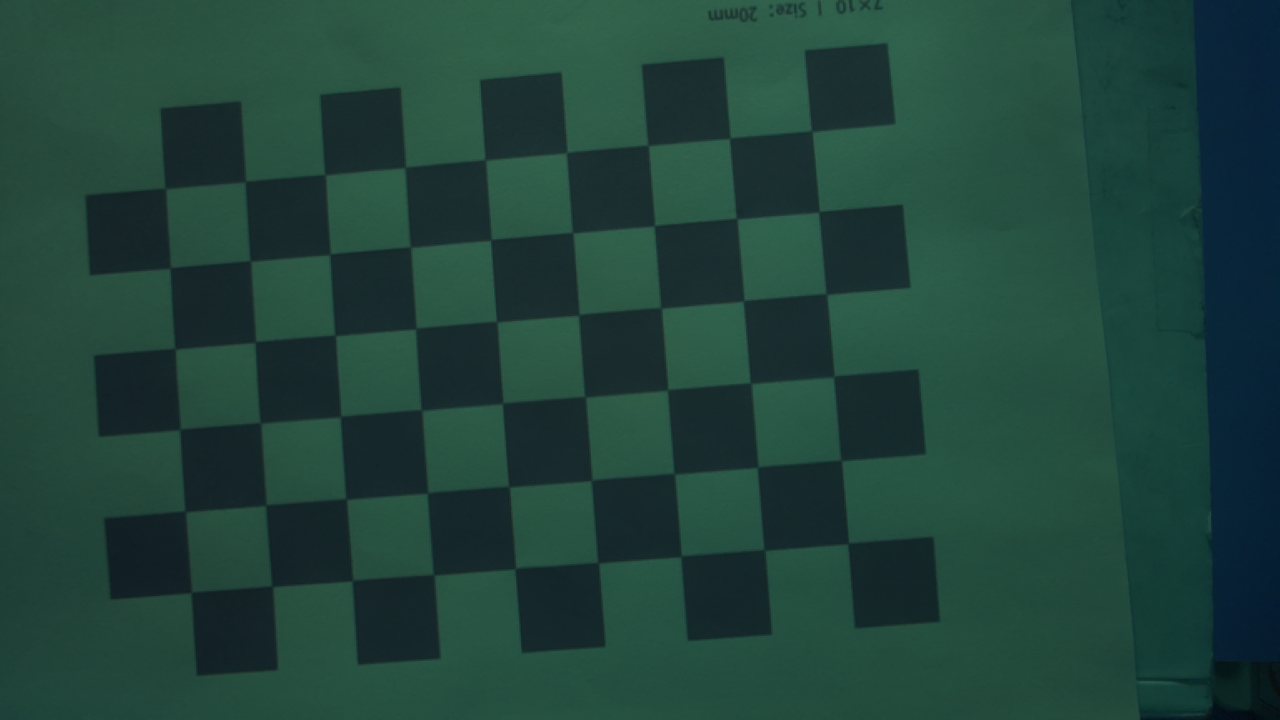
#> input picture calibracion/calibracion_imgs/img_0002.png, 1280 x 720 px; its folder holds 3 pictures in this run
$ python calibrar_desde_imagenes.py
#> lines starting #> are read from the running program, lines starting #| are printed output that depends on the picture; after the words box and inside, x2 and y2 are one past the last pixel; in counts of white or black regions, pixels touching at a corner belong together; long printed decimals are rounded
#!/usr/bin/env python3
# -*- coding: utf-8 -*-

from __future__ import annotations

import argparse
import json
import pickle
from datetime import datetime
from pathlib import Path
import sys
from typing import Optional

import cv2
import numpy as np

REPO_ROOT = Path(__file__).resolve().parents[2]
if str(REPO_ROOT) not in sys.path:
    sys.path.insert(0, str(REPO_ROOT))

from vision import DEFAULT_CALIBRATION_PATH, DEFAULT_CAPTURE_DIR

DEFAULT_PATTERN_COLS = 9
DEFAULT_PATTERN_ROWS = 6
DEFAULT_SQUARE_SIZE_MM = 20.0
DEFAULT_OUTPUT_PATH = DEFAULT_CALIBRATION_PATH
DEFAULT_IMAGE_DIR = DEFAULT_CAPTURE_DIR
DEFAULT_REPORT_PATH = DEFAULT_OUTPUT_PATH.parent / "last_calibration_report.json"


def parse_args() -> argparse.Namespace:
    parser = argparse.ArgumentParser(description="Calibra la camara desde imagenes guardadas del tablero.")
    parser.add_argument("--image-dir", default=str(DEFAULT_IMAGE_DIR))
    parser.add_argument("--pattern-cols", type=int, default=DEFAULT_PATTERN_COLS)
    parser.add_argument("--pattern-rows", type=int, default=DEFAULT_PATTERN_ROWS)
    parser.add_argument("--square-size", type=float, default=DEFAULT_SQUARE_SIZE_MM)
    parser.add_argument("--output", default=str(DEFAULT_OUTPUT_PATH))
    parser.add_argument("--report", default=str(DEFAULT_REPORT_PATH))
    parser.add_argument(
        "--allow-tangential-distortion",
        action="store_true",
        help="Permite estimar p1/p2. Por defecto se fijan a 0 para evitar soluciones irreales.",
    )
    parser.add_argument(
        "--enable-k3",
        action="store_true",
        help="Permite estimar k3. Por defecto se fija a 0 para estabilizar la calibracion.",
    )
    parser.add_argument("--show", action="store_true", help="Muestra la deteccion en cada imagen.")
    return parser.parse_args()


def build_object_points(pattern_size: tuple[int, int], square_size_mm: float) -> np.ndarray:
    pattern_cols, pattern_rows = pattern_size
    obj_points = np.zeros((pattern_cols * pattern_rows, 3), np.float32)
    grid = np.mgrid[0:pattern_cols, 0:pattern_rows].T.reshape(-1, 2)
    obj_points[:, :2] = grid * float(square_size_mm)
    return obj_points


def save_calibration(
    output_path: Path,
    camera_matrix: np.ndarray,
    dist_coeffs: np.ndarray,
    image_size: tuple[int, int],
    rms_error: float,
    pattern_size: tuple[int, int],
    square_size_mm: float,
) -> None:
    payload = {
        "mtx": camera_matrix,
        "dist": dist_coeffs,
        "image_width": int(image_size[0]),
        "image_height": int(image_size[1]),
        "rms": float(rms_error),
        "pattern_cols": int(pattern_size[0]),
        "pattern_rows": int(pattern_size[1]),
        "square_size": float(square_size_mm),
    }

    suffix = output_path.suffix.lower()
    if suffix in {".yaml", ".yml"}:
        fs = cv2.FileStorage(str(output_path), cv2.FILE_STORAGE_WRITE)
        if not fs.isOpened():
            raise RuntimeError(f"No se pudo abrir el archivo de salida: {output_path}")
        for key, value in payload.items():
            fs.write(key, value)
        fs.release()
        return

    if suffix == ".pkl":
        with output_path.open("wb") as handle:
            pickle.dump(payload, handle)
        return

    raise ValueError("La salida debe terminar en .yaml, .yml o .pkl")


def save_legacy_pickle_outputs(output_dir: Path, camera_matrix: np.ndarray, dist_coeffs: np.ndarray) -> None:
    output_dir.mkdir(parents=True, exist_ok=True)
    with (output_dir / "calibration.pkl").open("wb") as handle:
        pickle.dump((camera_matrix, dist_coeffs), handle)
    with (output_dir / "cameraMatrix.pkl").open("wb") as handle:
        pickle.dump(camera_matrix, handle)
    with (output_dir / "dist.pkl").open("wb") as handle:
        pickle.dump(dist_coeffs, handle)


def save_calibration_report(
    report_path: Path,
    image_dir: Path,
    output_path: Path,
    pattern_size: tuple[int, int],
    square_size_mm: float,
    image_paths: list[Path],
    valid_image_paths: list[Path],
    invalid_images: list[dict[str, str]],
    rms_error: float,
) -> None:
    payload = {
        "generated_at": datetime.now().isoformat(timespec="seconds"),
        "image_dir": str(image_dir),
        "output_path": str(output_path),
        "pattern_cols": int(pattern_size[0]),
        "pattern_rows": int(pattern_size[1]),
        "square_size_mm": float(square_size_mm),
        "total_images": len(image_paths),
        "valid_images": [str(path) for path in valid_image_paths],
        "invalid_images": invalid_images,
        "rms": float(rms_error),
    }
    report_path.parent.mkdir(parents=True, exist_ok=True)
    with report_path.open("w", encoding="utf-8") as handle:
        json.dump(payload, handle, indent=2)


def adaptive_threshold(gray: np.ndarray) -> np.ndarray:
    return cv2.adaptiveThreshold(
        gray,
        255,
        cv2.ADAPTIVE_THRESH_GAUSSIAN_C,
        cv2.THRESH_BINARY,
        31,
        5,
    )


def build_detection_attempts(gray: np.ndarray) -> list[tuple[str, np.ndarray]]:
    clahe = cv2.createCLAHE(clipLimit=2.0, tileGridSize=(8, 8))
    clahe_gray = clahe.apply(gray)
    adaptive = adaptive_threshold(gray)
    return [
        ("gray", gray),
        ("equalized", cv2.equalizeHist(gray)),
        ("clahe", clahe_gray),
        ("adaptive", adaptive),
        ("inverted", cv2.bitwise_not(gray)),
        ("adaptive-inverted", cv2.bitwise_not(adaptive)),
        ("gaussian", cv2.GaussianBlur(gray, (5, 5), 0)),
        ("clahe-gaussian", cv2.GaussianBlur(clahe_gray, (5, 5), 0)),
    ]


def resize_candidate(image: np.ndarray, scale: float) -> np.ndarray:
    if abs(scale - 1.0) <= 1e-6:
        return image
    return cv2.resize(image, None, fx=scale, fy=scale, interpolation=cv2.INTER_LINEAR)


def rescale_corners(corners: np.ndarray, scale: float) -> np.ndarray:
    if abs(scale - 1.0) <= 1e-6:
        return corners
    return np.asarray(corners, dtype=np.float32) / float(scale)


def build_calibration_flags(args: argparse.Namespace) -> int:
    flags = 0
    if not args.allow_tangential_distortion:
        flags |= cv2.CALIB_ZERO_TANGENT_DIST
    if not args.enable_k3:
        flags |= cv2.CALIB_FIX_K3
    return flags


def detect_chessboard(gray: np.ndarray, pattern_size: tuple[int, int], criteria: tuple[int, int, float]) -> tuple[bool, Optional[np.ndarray], str]:
    attempts = build_detection_attempts(gray)
    classic_flags = cv2.CALIB_CB_ADAPTIVE_THRESH + cv2.CALIB_CB_NORMALIZE_IMAGE + cv2.CALIB_CB_FILTER_QUADS
    sb_flags = cv2.CALIB_CB_NORMALIZE_IMAGE + cv2.CALIB_CB_EXHAUSTIVE + cv2.CALIB_CB_ACCURACY

    for scale in (1.0, 1.5):
        for method_name, candidate in attempts:
            candidate_scaled = resize_candidate(candidate, scale)
            found, corners = cv2.findChessboardCorners(candidate_scaled, pattern_size, classic_flags)
            if found:
                corners = rescale_corners(corners, scale)
                refined = cv2.cornerSubPix(gray, corners, (11, 11), (-1, -1), criteria)
                return True, refined, f"classic-{method_name}-x{scale:.1f}"

    if hasattr(cv2, "findChessboardCornersSB"):
        for scale in (1.0, 1.5):
            for method_name, candidate in attempts:
                candidate_scaled = resize_candidate(candidate, scale)
                found, corners = cv2.findChessboardCornersSB(candidate_scaled, pattern_size, sb_flags)
                if found:
                    corners = rescale_corners(corners, scale)
                    refined = cv2.cornerSubPix(gray, corners, (11, 11), (-1, -1), criteria)
                    return True, refined, f"sb-{method_name}-x{scale:.1f}"

    return False, None, "none"


def calibration_warnings(
    camera_matrix: np.ndarray,
    dist_coeffs: np.ndarray,
    image_size: tuple[int, int],
    rms_error: float,
) -> list[str]:
    width, height = image_size
    max_dim = float(max(width, height))
    fx = float(camera_matrix[0, 0])
    fy = float(camera_matrix[1, 1])
    cx = float(camera_matrix[0, 2])
    cy = float(camera_matrix[1, 2])
    dist_flat = np.asarray(dist_coeffs, dtype=np.float64).ravel()

    warnings: list[str] = []

    if not np.isfinite(camera_matrix).all() or not np.isfinite(dist_flat).all():
        warnings.append("Hay valores no finitos en mtx/dist.")
        return warnings

    if fx <= 0.0 or fy <= 0.0:
        warnings.append("La distancia focal estimada es no positiva.")
    if fx > 5.0 * max_dim or fy > 5.0 * max_dim:
        warnings.append(
            f"La focal estimada es muy grande para la resolucion ({fx:.1f}, {fy:.1f} px para {width}x{height})."
        )
    if fx < 0.3 * max_dim or fy < 0.3 * max_dim:
        warnings.append(
            f"La focal estimada es muy pequena para la resolucion ({fx:.1f}, {fy:.1f} px para {width}x{height})."
        )
    if abs(cx - width / 2.0) > 0.25 * width or abs(cy - height / 2.0) > 0.25 * height:
        warnings.append(
            f"El punto principal quedo lejos del centro de imagen (cx={cx:.1f}, cy={cy:.1f})."
        )
    if min(fx, fy) > 0.0 and max(fx, fy) / min(fx, fy) > 1.2:
        warnings.append(f"Hay anisotropia alta entre fx y fy ({fx:.1f} vs {fy:.1f}).")

    k1 = float(dist_flat[0]) if len(dist_flat) > 0 else 0.0
    k2 = float(dist_flat[1]) if len(dist_flat) > 1 else 0.0
    p1 = float(dist_flat[2]) if len(dist_flat) > 2 else 0.0
    p2 = float(dist_flat[3]) if len(dist_flat) > 3 else 0.0
    k3 = float(dist_flat[4]) if len(dist_flat) > 4 else 0.0

    if abs(k1) > 1.0:
        warnings.append(f"k1 es alto ({k1:.4f}).")
    if abs(k2) > 50.0:
        warnings.append(f"k2 es muy alto ({k2:.4f}).")
    if abs(k3) > 5.0:
        warnings.append(f"k3 es alto ({k3:.4f}).")
    if abs(p1) > 0.05 or abs(p2) > 0.05:
        warnings.append(f"La distorsion tangencial parece alta (p1={p1:.4f}, p2={p2:.4f}).")
    if rms_error > 1.0:
        warnings.append(f"El RMS es alto ({rms_error:.4f} px).")

    return warnings


def main() -> int:
    args = parse_args()
    if args.pattern_cols <= 1 or args.pattern_rows <= 1:
        raise ValueError("El patron debe tener al menos 2x2 esquinas internas")
    if args.square_size <= 0:
        raise ValueError("square-size debe ser positivo")

    image_dir = Path(args.image_dir).expanduser().resolve()
    output_path = Path(args.output).expanduser().resolve()
    report_path = Path(args.report).expanduser().resolve()
    output_path.parent.mkdir(parents=True, exist_ok=True)
    image_paths = sorted(image_dir.glob("*.png")) + sorted(image_dir.glob("*.jpg")) + sorted(image_dir.glob("*.jpeg"))
    if not image_paths:
        print(f"No se encontraron imagenes en: {image_dir}")
        return 1

    pattern_size = (int(args.pattern_cols), int(args.pattern_rows))
    object_template = build_object_points(pattern_size, float(args.square_size))
    criteria = (cv2.TERM_CRITERIA_EPS + cv2.TERM_CRITERIA_MAX_ITER, 30, 0.001)

    object_points: list[np.ndarray] = []
    image_points: list[np.ndarray] = []
    valid_image_paths: list[Path] = []
    invalid_images: list[dict[str, str]] = []
    image_size: Optional[tuple[int, int]] = None

    print(f"Leyendo imagenes desde: {image_dir}")
    print(f"Patron interno usado: {pattern_size[0]}x{pattern_size[1]}")

    for image_path in image_paths:
        image = cv2.imread(str(image_path))
#> image is the input picture: shape (720, 1280, 3); mean B, G, R 58.5, 67.3, 32.2
        if image is None:
            print(f"No se pudo abrir: {image_path}")
            continue

        gray = cv2.cvtColor(image, cv2.COLOR_BGR2GRAY)
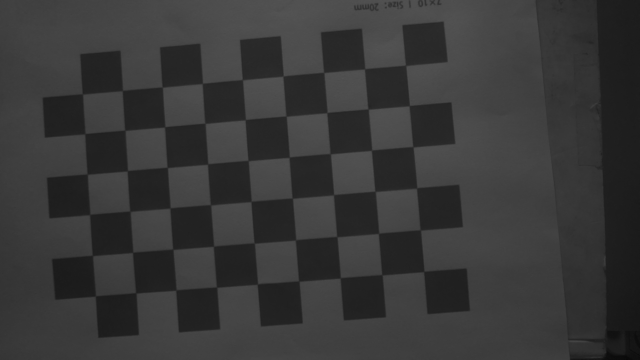
#> gray: shape (720, 1280) (shown at 1/2 size); min 7, max 86, mean 55.8
        image_size = (gray.shape[1], gray.shape[0])
        found, corners, detector_name = detect_chessboard(gray, pattern_size, criteria)
#> in build_detection_attempts, `clahe_gray = clahe.apply(gray)`:
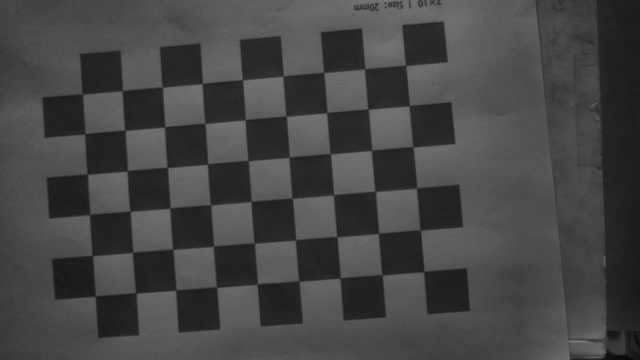
#> clahe_gray: shape (720, 1280) (shown at 1/2 size); min 5, max 126, mean 69.1
#> in adaptive_threshold, `return cv2.adaptiveThreshold( gray, 255, cv2.ADAPTIVE_THRESH_GAUSSIAN_..`:
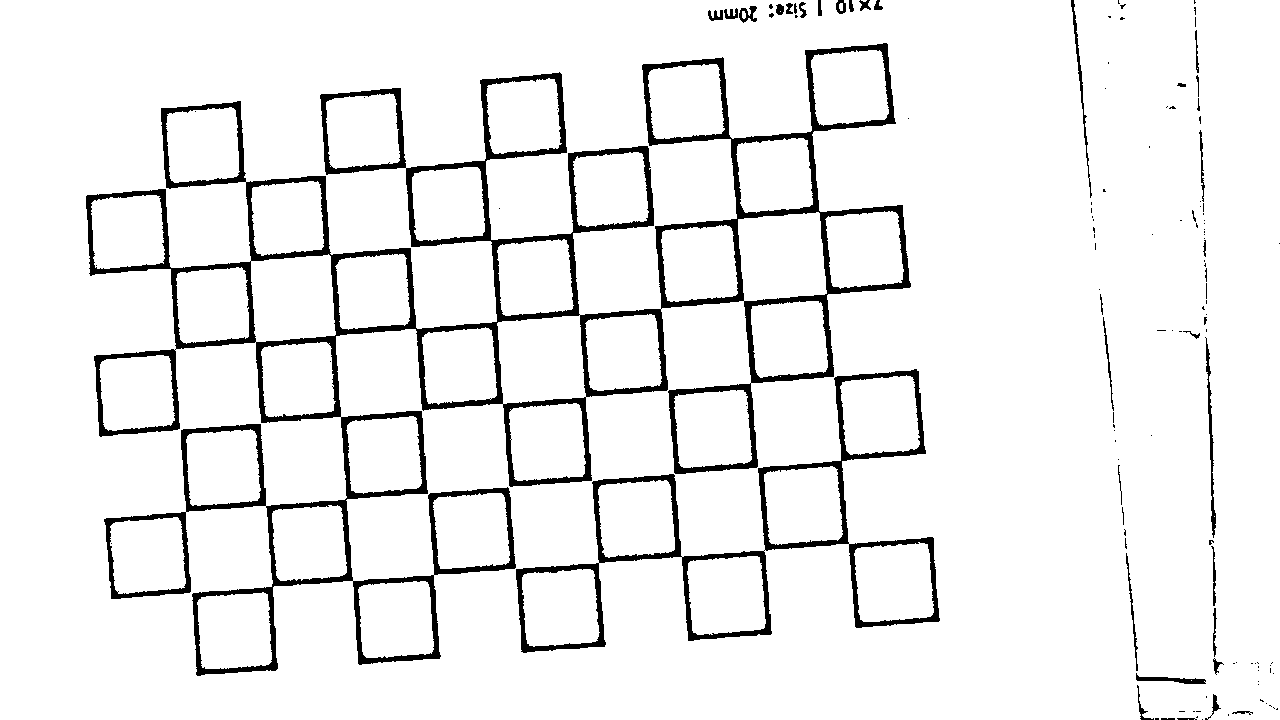
#> returned value: shape (720, 1280); 93.5% white; 133 black regions (96 under 20 px), largest, box (x1, y1, x2, y2) and area: (86, 43, 911, 676) 46680, (516, 369, 940, 653) 9578, (1205, 337, 1216, 538) 551
#> in detect_chessboard, `attempts = build_detection_attempts(gray)`: attempts = 8 items
#> found = True; corners = 54 rows, first 8: [848, 543.5], [764.5, 550.2], [680.9, 556.4], [598.2, 562.8], [515.2, 568.6], [433.8, 574.8], [352.3, 580.7], [272.3, 586.4]; detector_name = 'classic-gray-x1.0'
        if not found or corners is None:
            print(f"NO -> {image_path.name} | detector={detector_name}")
            invalid_images.append({"path": str(image_path), "detector": detector_name})
            continue

        object_points.append(object_template.copy())
        image_points.append(corners)
        valid_image_paths.append(image_path)
        print(f"OK -> {image_path.name} | detector={detector_name}")
#| OK -> img_0002.png | detector=classic-gray-x1.0

        if args.show:
            preview = image.copy()
            cv2.drawChessboardCorners(preview, pattern_size, corners, True)
            cv2.imshow("Calibracion desde imagenes", preview)
            cv2.waitKey(150)

    if args.show:
        cv2.destroyAllWindows()

    if len(image_points) < 3 or image_size is None:
        print("No hay suficientes imagenes validas para calibrar")
        return 1

    calibration_flags = build_calibration_flags(args)
    rms, camera_matrix, dist_coeffs, rvecs, tvecs = cv2.calibrateCamera(
        object_points,
        image_points,
        image_size,
        None,
        None,
        flags=calibration_flags,
    )
#> rms = 0.395; camera_matrix = [[1000.4, 0, 669.1], [0, 998.6, 391.2], [0, 0, 1]]; dist_coeffs = [[-0.0719, 0.143, 0, 0, 0]]; rvecs = ([0.0397, 0.0541, 3.06], [-0.00535, 0.0415, -0.189], [0.0582, 0.0141, 2.7]); tvecs = ([42.72, 36.4, 238], [-106.3, -48.2, 236.3], [92.16, 4.6, 227.9])
    save_calibration(
        output_path,
        camera_matrix,
        dist_coeffs,
        image_size,
        rms,
        pattern_size,
        float(args.square_size),
    )
#> in save_calibration, `payload = { "mtx": camera_matrix, "dist": dist_coeffs, "image_width": ..`: payload = {'mtx': [[1000.4, 0, 669.1], [0, 998.6, 391.2], [0, 0, 1]], 'dist': [[-0.0719, 0.143, 0, 0, 0]], 'image_width': 1280, 'image_height': 720, 'rms': 0.395, 'pattern_cols': 9, 'pattern_rows': 6, 'square_size': 20}
#> the loop in save_calibration, `for key, value in payload.items():` made 8 passes
#> (key, value) on passes 1 to 7: ('mtx', [[1000.4, 0, 669.1], [0, 998.6, 391.2], [0, 0, 1]]), ('dist', [[-0.0719, 0.143, 0, 0, 0]]), ('image_width', 1280), ('image_height', 720), ('rms', 0.395), ('pattern_cols', 9), ('pattern_rows', 6)
    save_legacy_pickle_outputs(output_path.parent, camera_matrix, dist_coeffs)
    save_calibration_report(
        report_path,
        image_dir,
        output_path,
        pattern_size,
        float(args.square_size),
        image_paths,
        valid_image_paths,
        invalid_images,
        float(rms),
    )

    print("Calibracion completada")
    print(f"Imagenes validas: {len(image_points)}/{len(image_paths)}")
#| Imagenes validas: 3/3
    print(f"RMS reprojection error: {rms:.6f}")
#| RMS reprojection error: 0.395
    print(
        "Flags usados: "
        f"ZERO_TANGENT_DIST={'ON' if not args.allow_tangential_distortion else 'OFF'} | "
        f"FIX_K3={'ON' if not args.enable_k3 else 'OFF'}"
    )
    print("Matriz de camara (mtx):")
    print(camera_matrix)
#| [[1.00044918e+03 0.00000000e+00 6.69079889e+02]
#|  [0.00000000e+00 9.98560862e+02 3.91210678e+02]
#|  [0.00000000e+00 0.00000000e+00 1.00000000e+00]]
    print("Coeficientes de distorsion (dist):")
    print(dist_coeffs.ravel())
#| [-0.07195  0.1428  0.          0.          0.        ]
    print(f"Archivo guardado en: {output_path}")
    print(f"Pickles compatibles guardados en: {output_path.parent}")
    print(f"Reporte guardado en: {report_path}")
    print(f"Vectores calculados: rvecs={len(rvecs)}, tvecs={len(tvecs)}")
#| Vectores calculados: rvecs=3, tvecs=3

    warnings = calibration_warnings(camera_matrix, dist_coeffs, image_size, float(rms))
#> in calibration_warnings, `fx = float(camera_matrix[0, 0])`: fx = 1000.4
#> in calibration_warnings, `fy = float(camera_matrix[1, 1])`: fy = 998.6
#> in calibration_warnings, `cx = float(camera_matrix[0, 2])`: cx = 669.1
#> in calibration_warnings, `cy = float(camera_matrix[1, 2])`: cy = 391.2
#> in calibration_warnings, `dist_flat = np.asarray(dist_coeffs, dtype=np.float64).ravel()`: dist_flat = [-0.0719, 0.143, 0, 0, 0]
#> in calibration_warnings, `k1 = float(dist_flat[0]) if len(dist_flat) > 0 else 0.0`: k1 = -0.0719
#> in calibration_warnings, `k2 = float(dist_flat[1]) if len(dist_flat) > 1 else 0.0`: k2 = 0.143
#> in calibration_warnings, `p1 = float(dist_flat[2]) if len(dist_flat) > 2 else 0.0`: p1 = 0
#> warnings = []
    if warnings:
        print("ADVERTENCIAS DE SANIDAD:")
        for warning in warnings:
            print(f"- {warning}")
        print("Sugerencia: captura menos imagenes repetidas y mueve el tablero por centro, bordes, esquinas, inclinaciones y distancias.")
    return 0


if __name__ == "__main__":
    raise SystemExit(main())
#> (the program exits here)
